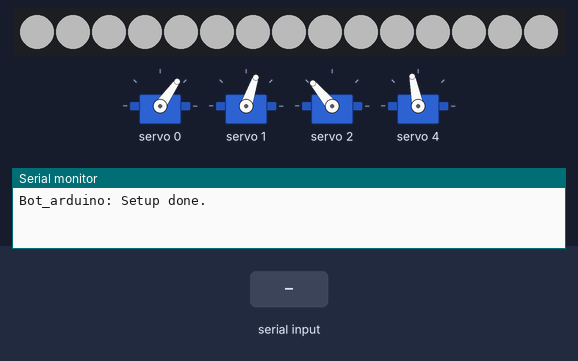
This sketch was run on a simulated Arduino Uno, built with avr-gcc and run on an emulated ATmega328P. Shown: 15 RGB LEDs in strip order, left to right, 4 × servo, the last lines printed to the serial monitor. The inputs (shaded band) are chosen by the test bench. Dim RGB values are drawn brighter than linear.

Above: at 2.0 s.
2.3 s: "start\n" received over Serial
At 3.0 s:
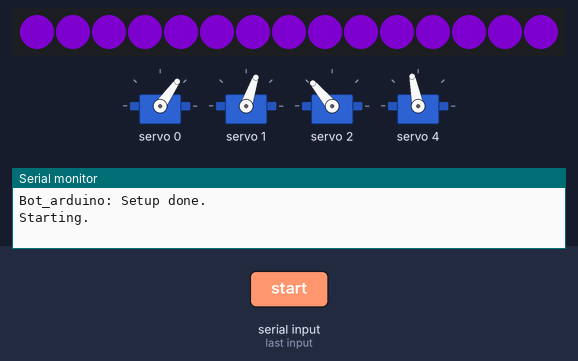
5.3 s: "stop\n" received over Serial
At 5.8 s:
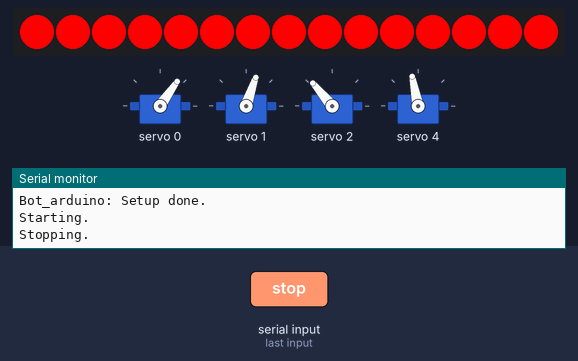
6.8 s: "start90\n" received over Serial
At 7.1 s:
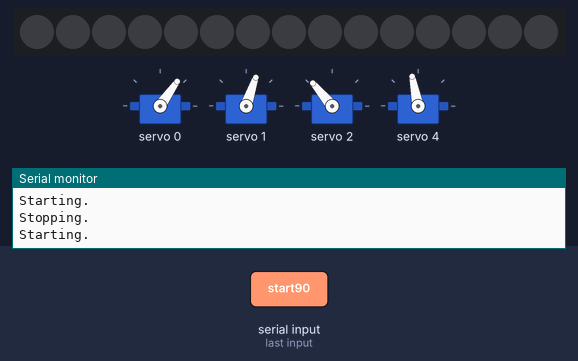
9.8 s: "bpmUp\n" received over Serial
At 10.7 s:
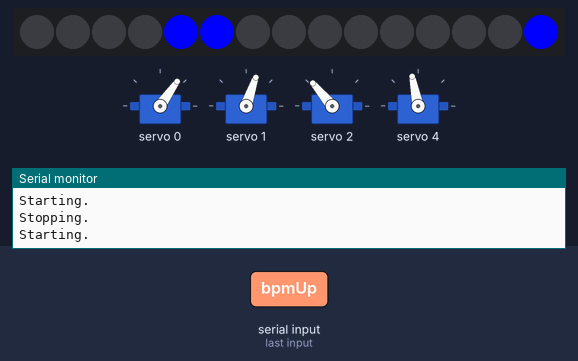
11.6 s: "bpmDown\n" received over Serial
At 12.5 s:
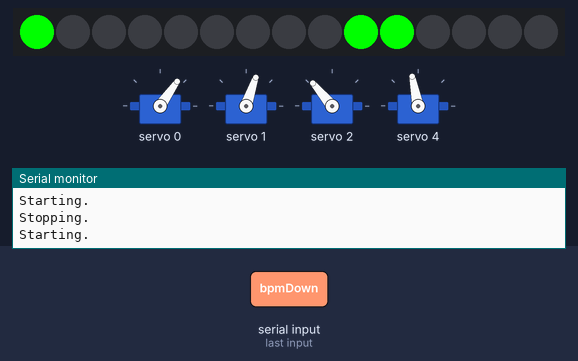
13.4 s: "BH\n" received over Serial
At 14.3 s:
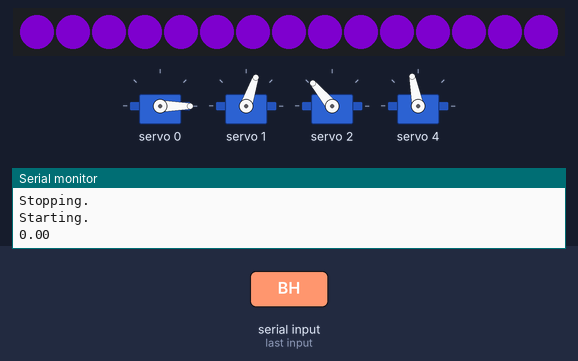
Timing chart, 0 to 16.4 s (numbered marks = the images above; inputs shaded):
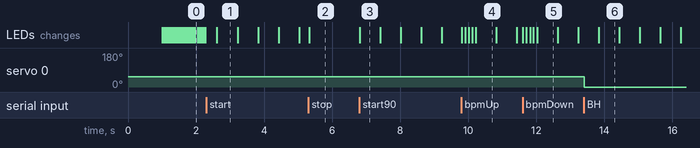

Measured:
- after the input at 2.3 s, the LEDs: change after 0.31 s (image 1)
- after the input at 5.3 s, the LEDs: change at once (image 2)
- after the input at 6.8 s, the LEDs: change at once (image 3)
- after the input at 9.8 s, the LEDs: first change at once (image 4 shows a later state)
- after the input at 11.6 s, the LEDs: first change at once (image 5 shows a later state)
- after the input at 13.4 s, servo 0: 55° → 0° at once
- what the display in image 1 shows lasts 0.6 s, from 2.6 s to 3.2 s

The sketch:

Bot_arduino.ino
```cpp
/**
    This sketch reads the serial connection, then actuates the servos as requested within the given limits.
**/

#include <Wire.h>
#include <Adafruit_PWMServoDriver.h>
#include <Adafruit_NeoPixel.h>

// NeoPixel settings
#define NPX_PIN 6
#define NUMPIXELS 15
#define PXGROUP 5

// NeoPixel patterns
#define PXPAT_ON    11
#define PXPAT_PULSE  0
#define PXPAT_BPMUP  1
#define PXPAT_BPMDW -1
#define PXPAT_BPMSAME 2

// Servo shield connection IDs for servos
#define BH_ID  0
#define BV1_ID 1
#define BV2_ID 2
#define TV_ID  4

// Pulse lengths for "towar dpro MG996R"
#define TWP_MIN  125 // this is the 'minimum' pulse length count (out of 4096)
#define TWP_MAX  525 // this is the 'maximum' pulse length count (out of 4096)

#define FTK_MIN  175
#define FTK_MAX  580

// Min, max and default values for the servos
#define BH_MIN 0
#define BH_MAX 180
#define BH_DEF 67

#define BV_MIN 0
#define BV_MAX 180
#define BV_DEF 50

#define TV_MIN 0
#define TV_MAX 180
#define TV_DEF 120

// called this way, it uses the default address 0x40
Adafruit_PWMServoDriver s_drv = Adafruit_PWMServoDriver();

Adafruit_NeoPixel pixelstrip = Adafruit_NeoPixel(NUMPIXELS, NPX_PIN, NEO_GRB + NEO_KHZ800);

double BH_pos,BV_pos, TV_pos;
bool fullPrint = false;
bool fullStop = false; // if true, all servos initiate to 90 degrees by default instead of the above defaults

uint32_t red    = pixelstrip.Color(255,   0,   0);
uint32_t green  = pixelstrip.Color(  0, 255,   0);
uint32_t blue   = pixelstrip.Color(  0,   0, 255);
uint32_t white  = pixelstrip.Color(125, 125, 125);
uint32_t purple = pixelstrip.Color( 69,   0, 113);
uint32_t none   = pixelstrip.Color(  0,   0,   0);

uint32_t colours[] = { red,  white, red, green, blue};

float bpm = 100;
int npx_currentPattern = PXPAT_ON;
unsigned long npx_timer = millis();
uint16_t npx_pulseDelay = 300;
bool npx_lit = false;
int npx_i = 0;
int npx_on_i = 0;

String inputString ="";
bool stringComplete = false;

void setup(){
    // Turn off all pixels at start
    pixelstrip.begin();
    for(int i=0;i<NUMPIXELS;i++){
            pixelstrip.setPixelColor(i, none);
    }
    pixelstrip.show();

    // Glow when starting
    for(int i=0;i<NUMPIXELS;i++){
            pixelstrip.setPixelColor(i, pixelstrip.Color(100, 100, 75));
    }
    pixelstrip.show();

    Serial.begin(115200);

    s_drv.begin();
    s_drv.setPWMFreq(60);  // Analog servos run at ~60 Hz updates

    BH_pos = BH_DEF;
    BV_pos = BV_DEF;
    TV_pos = TV_DEF;

    delay(1000);

    Serial.println(F("Bot_arduino: Setup done."));

}

void loop(){
    readSerial();
    runMotors();
    ledPattern(npx_currentPattern);
}

/*
    A function to check whether a complete string  (i.e. one ending in \n) has been sent over the serial connection. It then responds accordingly.
  Possible commands:
  start         -   Starts the motor actuation
  stop          -   Stops motor actuation
  BH #.#
  BV #.#
  TH #.#
  TV #.#
  bpmSame       -   Flash to indicate no change
  bpmUp         -   Quick pattern up
  bpmDown       -   Quick pattern down
  bpmCountUp    -   Count up from the bottom LED
  bpmCountDown  -   Count down from the top LED
*/
void readSerial(){
  while (Serial.available()) {
    char inChar = (char)Serial.read();
    inputString += inChar;
    if (inChar == '\n') {
      stringComplete = true;
    }
  }

  if(stringComplete) {
    if(inputString.startsWith("stop")){
          Serial.println(F("Stopping."));
          fullStop = true;

    }else if(inputString.startsWith("start")){
          Serial.println(F("Starting."));
          npx_currentPattern = PXPAT_PULSE;
          fullStop = false;

    }else if(inputString.startsWith("BH")){
      String val = inputString.substring(3,inputString.length());
      BH_pos = val.toFloat();
      if(BH_pos<BH_MIN) BH_pos = BH_MIN;
      if(BH_pos>BH_MAX) BH_pos = BH_MAX;

      if(fullPrint) Serial.print(F("BH_pos is now "));Serial.println(BH_pos);

     if(fullPrint) Serial.print("Set BH to ");
     if(fullPrint) Serial.println((int)degree2Pulse(BH_pos));

    }else if(inputString.startsWith("BV")){
      String val = inputString.substring(3,inputString.length());
      BV_pos = val.toFloat();
      if(BV_pos<BV_MIN) BV_pos = BV_MIN;
      if(BV_pos>BV_MAX) BV_pos = BV_MAX;

      if(fullPrint) Serial.print(F("BV_pos is now "));Serial.println(BV_pos);


      if(fullPrint) {   Serial.print("Set BV to ");
                        Serial.print(map(BV_pos, 0, 180, 212, 580));Serial.print("\t");Serial.println(map(BV_pos, 0, 180, 580, 195)-map(abs(BV_pos-90), 0, 90, 18, 0));
                    }

    }else if(inputString.startsWith("TV")){
      String val = inputString.substring(3,inputString.length());
      TV_pos = val.toFloat();
      if(TV_pos<TV_MIN) TV_pos = TV_MIN;
      if(TV_pos>TV_MAX) TV_pos = TV_MAX;

      if(fullPrint) Serial.print(F("TV_pos is now "));Serial.println(TV_pos);

    }else if(inputString.startsWith("bpmSame")){
        npx_currentPattern = PXPAT_BPMSAME;
        npx_pulseDelay = 50;
        npx_i = 0;

    }else if(inputString.startsWith("bpmUp")){
        npx_currentPattern = PXPAT_BPMUP;
        npx_pulseDelay = 100;
        npx_i = 0;

    }else if(inputString.startsWith("bpmDown")){
        npx_currentPattern = PXPAT_BPMDW;
        npx_i = PXGROUP;
        npx_pulseDelay = 100;

    }else if(inputString.startsWith("bpmCountUp")){
        String val = inputString.substring(10,inputString.length());
        int pxdelay = val.toInt();
        Serial.print(inputString); Serial.println(pxdelay);
        npx_currentPattern = PXPAT_BPMUP;
        npx_pulseDelay = pxdelay;
        npx_i = 1;

    }else if(inputString.startsWith("bpmCountDown")){
        String val = inputString.substring(12,inputString.length());
        int pxdelay = val.toInt();
        npx_currentPattern = PXPAT_BPMDW;
        npx_pulseDelay = pxdelay;
        npx_i = PXGROUP-1;

    }else if(inputString.startsWith("pixOn")){
        npx_currentPattern = PXPAT_ON;

    }else if(inputString.startsWith("BPM")){
        String val = inputString.substring(4, inputString.length());
        bpm = val.toFloat();

    }
    inputString = "";
    stringComplete = false;
  }
}

/*
    This function moves the servos to the currently set positions if they adhere to the limits.
*/
void runMotors(){
    if(!fullStop){
        if((BH_pos >= BH_MIN) && (BH_pos <= BH_MAX)){
            s_drv.setPWM(BH_ID, 0, degree2Pulse(BH_pos));
        }

        if((BV_pos >= BV_MIN) && (BV_pos <= BV_MAX)){
            // These motors are quite finicky in use, require different min/max pulses and some compensation for the error in servo 2
            int pulseWidth_1 = map(BV_pos, 0, 180, 212, 580);
            int pulseWidth_2 = map(BV_pos, 0, 180, 580, 195)-map(abs(BV_pos-90), 0, 90, 18, 0); // This compensation for the nonlinear behaviour of #2 (left) seems to be working the best - though not perfectly

            s_drv.setPWM(BV1_ID, 0, pulseWidth_1);
            s_drv.setPWM(BV2_ID, 0, pulseWidth_2);
        }

        if((TV_pos >= TV_MIN) && (TV_pos <= TV_MAX)){
            s_drv.setPWM(TV_ID, 0, degree2Pulse(TV_pos));
        }
    }else{
        //Serial.print(F("All motion is currently stopped. Please send \"start\" to start moving."));
    }
}

/*
    Converts positions in degrees to pulsewidth signals for the driver. Used for the BH and TV motors.
*/
uint16_t degree2Pulse(double degree){
    return (uint16_t) map(degree, 0.0, 180.0, TWP_MIN, TWP_MAX);
}

/*
    Selects from a choice of patterns and displays them
*/
void ledPattern(int pattern){
    if(!fullStop){
        if(pattern == PXPAT_ON){
            npx_pulseDelay = 1000;
            int timePassed = millis() - npx_timer;
            if(timePassed > npx_pulseDelay){
                npx_timer = millis();
                npx_lit = !npx_lit;
            }


            // Varying intensity:
            uint32_t colour = pixelstrip.Color(100, 100, 100);
            if(npx_lit){
                npx_on_i++;
            }else{
                npx_on_i--;
            }

            colour = pixelstrip.Color(50+npx_on_i/10, 50+npx_on_i/10, 50+npx_on_i/10);
            for(int i=0;i<NUMPIXELS;i++){
                    pixelstrip.setPixelColor(i, colour);
            }

            pixelstrip.show();

        }else if(pattern == PXPAT_PULSE){
            npx_pulseDelay = 60000.0 / bpm;
            if(millis() - npx_timer > npx_pulseDelay){
                if(npx_lit){
                    // turn all off
                    for(int i=0;i<NUMPIXELS;i++){
                        pixelstrip.setPixelColor(i, none);
                    }
                }else{
                    for(int i=0;i<NUMPIXELS;i++){
                        pixelstrip.setPixelColor(i, purple);
                    }
                }

                pixelstrip.show();
                npx_lit = !npx_lit;
                npx_timer = millis();
            }
        }else if(pattern == PXPAT_BPMUP){
            if(npx_i<PXGROUP){
                if(millis() - npx_timer > npx_pulseDelay){
                    // turn all off
                    for(int j=0;j<NUMPIXELS;j++){
                        pixelstrip.setPixelColor(j, none);
                    }

                    // turn on every 5th one
                    for(int j=0;j<NUMPIXELS/PXGROUP;j++){
                      if(j!=1){
                        pixelstrip.setPixelColor(npx_i+PXGROUP*j, blue);
                      }else{
                        pixelstrip.setPixelColor(PXGROUP*2-npx_i-1, blue);
                      }
                    }

                    pixelstrip.show();
                    npx_i++;
                    npx_timer = millis();
                }
            }else{
                npx_i = 0;
                npx_currentPattern = PXPAT_PULSE;
            }
        }else if(pattern == PXPAT_BPMDW){
            if(npx_i>0){
                if(millis() - npx_timer > npx_pulseDelay){
                    // turn all off
                    for(int j=0;j<NUMPIXELS;j++){
                        pixelstrip.setPixelColor(j, none);
                    }

                    // turn on every 5th one
                    for(int j=0;j<NUMPIXELS/PXGROUP;j++){
                      if(j!=1){
                        pixelstrip.setPixelColor(npx_i-1+PXGROUP*j, green);
                      }else{
                        pixelstrip.setPixelColor(PXGROUP*2-npx_i, green);
                      }
                    }

                    pixelstrip.show();
                    npx_i--;
                    npx_timer = millis();
                }
            }else{
                npx_i = 0;
                npx_currentPattern = PXPAT_PULSE;
            }
        }else if(pattern == PXPAT_BPMSAME){
            npx_pulseDelay = 50;
            if(npx_i<8){
                if(millis() - npx_timer > npx_pulseDelay){
                    if(npx_lit){
                        // turn all off
                        for(int i=0;i<NUMPIXELS;i++){
                            pixelstrip.setPixelColor(i, none);
                        }
                    }else{
                        for(int i=0;i<NUMPIXELS;i++){
                            pixelstrip.setPixelColor(i, white);
                        }
                    }

                    pixelstrip.show();
                    npx_lit = !npx_lit;
                    npx_timer = millis();
                    npx_i++;
                }
            }else{
                npx_i = 0;
                npx_currentPattern = PXPAT_PULSE;
            }
        }

    }else{
        for(int i=0;i<NUMPIXELS;i++){
            pixelstrip.setPixelColor(i, red);
        }
        pixelstrip.show();
    }
}
```
